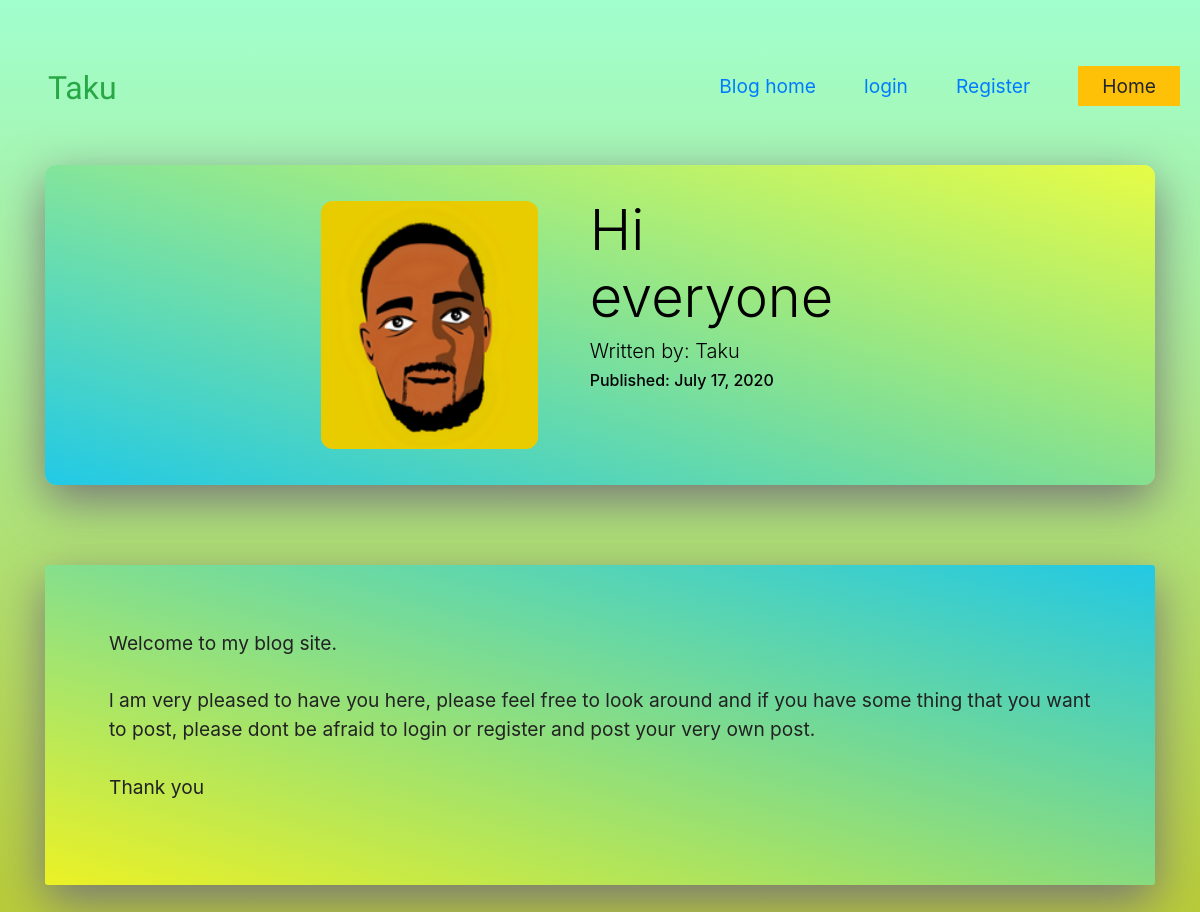
The page /1 on the database its author committed.
### website/blog/models.py (models this page shows, shortened)
class User(db.Model, UserMixin):
    __tablename__ = "users"
    id = db.Column(db.Integer, primary_key=True)
    profile_image = db.Column(db.String(64), nullable=False)
    email = db.Column(db.String(64), unique=True, index=True)
    username = db.Column(db.String(64), unique=True, index=True)
    password_hash = db.Column(db.String(128))
    post = db.relationship("BlogPost", backref="author", lazy=True)

class BlogPost(db.Model):
    users = db.relationship(User)
    id = db.Column(db.Integer, primary_key=True)
    user_id = db.Column(db.Integer, db.ForeignKey("users.id"), nullable=False)
    date = db.Column(db.DateTime, nullable=False, default=datetime.utcnow)
    title = db.Column(db.String(140), nullable=False)
    text = db.Column(db.Text, nullable=False)

### website/blog/blog_posts/views.py (the view)
@blog_posts.route("/<int:blog_post_id>")
def blog_post(blog_post_id):
    blog_post = BlogPost.query.get_or_404(blog_post_id)
    return render_template(
        "blog_post.html", title=blog_post.title, date=blog_post.date, post=blog_post
    )

### website/templates/blog_post.html (shortened to what this page needs)
{%extends "baseb.html"%}
{%block content%}
<div class="blog-post myjumbo">
  <div class="pic-and-pro">
    <img class="user-post-pic img-fluid img-thumbnail"
      src="{{url_for("static",filename="profile_pics/"+post.author.profile_image)}}" alt="Userprofile pic">
    <div class="user-post-profile">
      <h1 class="display-4 user-post-header">{{post.title}}</h1>
      <div class="user-post-text">
        <h2 class="lead">Written by: {{post.author.username}}</h2>
        <h6>Published: {{post.date.strftime("%B %d, %Y")}}</h6>
      </div>
    </div>
  </div>
</div>
<p class="blog-text " style="white-space: pre-wrap;">{{post.text}}</p>
      {%endblock%}

### website/static/blog_css.css (style rules this page uses)
body { background-image: linear-gradient(#a1ffce, #b9ca35); background-repeat: no-repeat; min-height: 100vh; font-size: 1.2rem; }
.myjumbo { background-image: linear-gradient(to right top, #00c3ffce, #ffff1cb9); color: black; min-height: 20rem; border-radius: .7rem; box-shadow: 0 1rem 3rem #777; overflow: hidden; margin-bottom: 5rem; margin-top: 2rem; position: relative; font-size: 2rem; text-align: left; }
.blog-text { background-image: linear-gradient(to left bottom, #00c3ffce, #ffff1cb9); height: 100%; border-radius: .2rem; box-shadow: 0 1rem 3rem #777; overflow: hidden; margin-bottom: 3rem; margin-top: 2rem; min-height: 20rem; padding: 4rem; color: #222; }
.user-post-pic { width: auto; margin-right: 3rem; height: auto; }
.user-post-header { margin-right: 0; }
.user-post-text { width: 100%; }
.pic-and-pro { max-width: fit-content; max-height: fit-content; display: flex; justify-content: center; }
.blog-post { margin-top: 3rem; padding: 2rem; display: flex; flex-wrap: wrap; justify-content: center; height: fit-content; font-size: 90%; }
.img-thumbnail { padding: .25rem; background-color: transparent; border: none; border-radius: 1rem; max-width: 100%; min-width: 17vw; }
.img-thumbnail { padding: .25rem; background-color: transparent; border-radius: 1rem; max-width: 100%; height: auto; width: auto; min-width: 17vw; }

### rows shown on the page
User: profile_image (picture), author.username "Taku"
BlogPost: title "Hi everyone", date "July 17, 2020", text "Welcome to my blog site. l am very pleased to have you here, please feel free to look around and if you have some thing that you want to post, please dont be afraid to login or register and post your very own post. Thank you"
